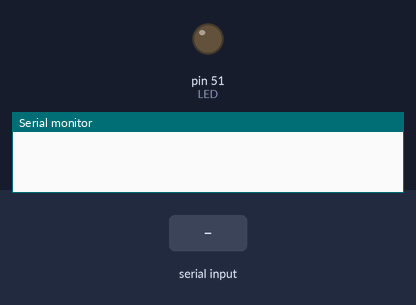
Recording of a sketch running on a simulated Arduino Mega 2560, built with avr-gcc and run on an emulated ATmega2560. Shown: output pins drawn as LEDs (lit = HIGH), the last lines printed to the serial monitor. The inputs (shaded band) are chosen by the test bench.

Above: at 1.2 s.
1.3 s: "ON\n" received over Serial
At 1.6 s:
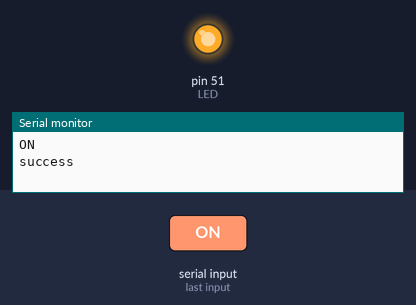
2.8 s: "OFF\n" received over Serial
At 4.0 s:
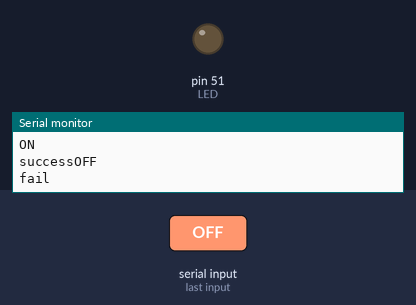
Timing chart, 0 to 5.8 s (numbered marks = the images above; inputs shaded):
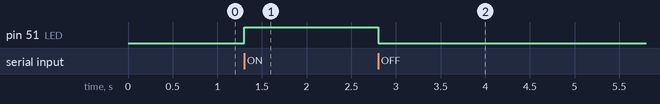

Measured:
- after the input at 1.3 s, pin 51 (LED): LOW → HIGH at once
- after the input at 2.8 s, pin 51 (LED): HIGH → LOW at once

The sketch:

sendData_fromRaspi.ino
```cpp
/*
 Bi-directional communication
 Receive LED ON OFF command from Raspi, to the task, send a response to Raspi which it can process.
*/


const int LED = 51; // digital pwm pin


void setup()
{
 Serial.begin(9600);
 pinMode(LED,OUTPUT);

}

void loop()
{

 if(Serial.available()>0)
 {
   String message = Serial.readStringUntil('\n');
   Serial.println(message);
   if(message=="ON")
   {
     digitalWrite(LED, 50);
     Serial.write("success");
   }
   else if(message=="OFF")
   {
    digitalWrite(LED,0);
    Serial.write("fail");
   }

 }

}
```
